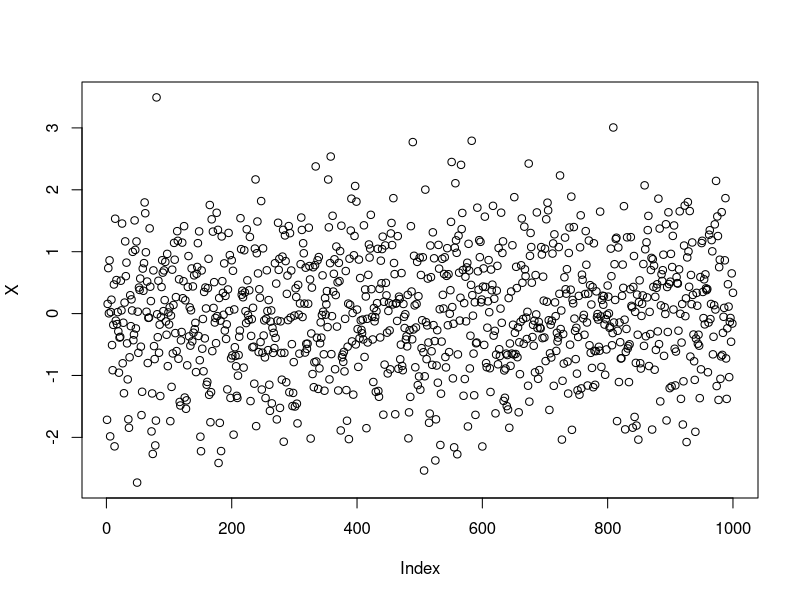
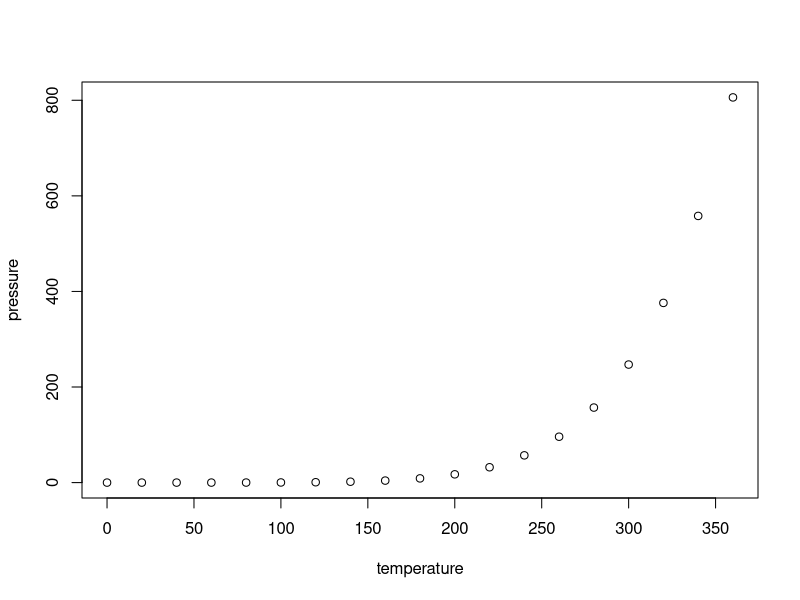

The R script that drew these images, in order:
## ---- chunk 1
knitr::opts_chunk$set(echo = TRUE)
## ---- chunk 2
summary(cars)
## ---- chunk 3
n = 1000
X = rnorm(n)
head(X)
mean(X)
var(X)
median(X)
mean(X^4)

plot(X)

## ---- chunk 4
plot(pressure)
